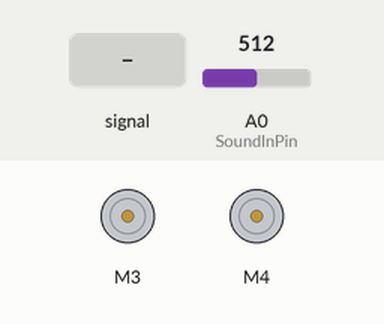
Recording of a sketch running on a simulated Arduino Uno, built with avr-gcc and run on an emulated ATmega328P. Shown: 2 × DC motor (green arrow = forward, orange = backward, longer = faster). The test bench sets the inputs (shaded band); at power-on: A0 (SoundInPin) = 512.

Above: at 1.2 s.
1.3 s: A0 (SoundInPin) fed a 200 Hz sine of ±81 counts around its level
At 1.83 s:
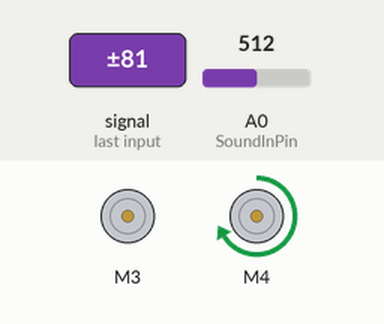
4.3 s: A0 (SoundInPin) set to 306
At 5.5 s:
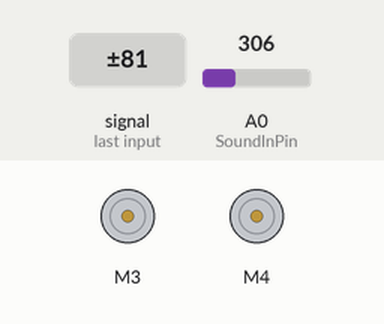
5.8 s: A0 (SoundInPin) set to 513
7.3 s: A0 (SoundInPin) set to 525
At 7.81 s:
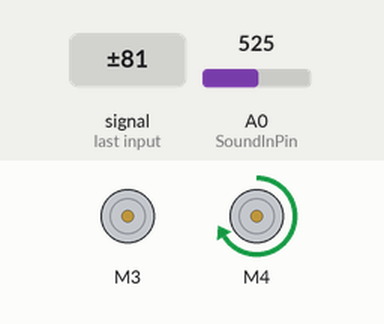
10.3 s: A0 (SoundInPin) set to 511
At 11.5 s:
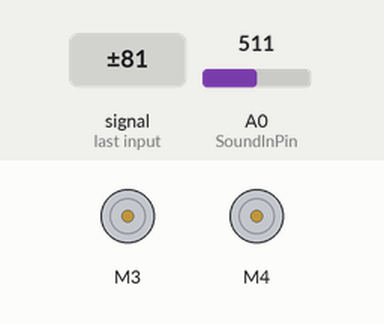
Timing chart, 0 to 12.8 s (numbered marks = the images above; inputs shaded):
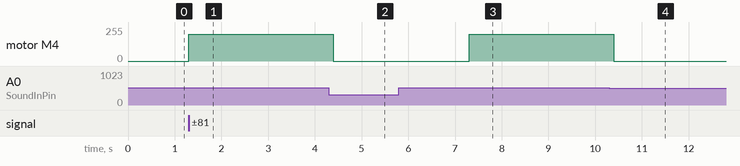

Measured:
- the behaviour switches between 524 and 525 on A0 (SoundInPin) (found by bisection; images 2 and 3)
- after the input at 1.3 s, motor M4: stopped → forward 200/255 at once
- after the input at 4.3 s, motor M4: forward 200/255 → stopped after 0.09 s
- after the input at 5.8 s, every drawn part: stays the same
- after the input at 7.3 s, motor M4: stopped → forward 200/255 at once
- after the input at 10.3 s, motor M4: forward 200/255 → stopped after 0.10 s

The sketch:

main.ino
```cpp
/*
    Billy Bass in Motion
    Author: Michael Czigler
    Version: 1.0
*/


#include <Wire.h>
#include <Adafruit_MotorShield.h>
#include "utility/Adafruit_MS_PWMServoDriver.h"

Adafruit_MotorShield AFMS = Adafruit_MotorShield();
Adafruit_DCMotor *mouth_motor = AFMS.getMotor(3);
Adafruit_DCMotor *tail_motor = AFMS.getMotor(4);

int SoundInPin = A0;

void setup() {
    Serial.begin(9600);
    AFMS.begin();

    mouth_motor->setSpeed(0);
    mouth_motor->run(FORWARD);  // turn on motor
    mouth_motor->run(RELEASE);  // release motor
    tail_motor->setSpeed(0);
    tail_motor->run(FORWARD);   // turn on motor
    tail_motor->run(RELEASE);   // release motor

    pinMode(SoundInPin, INPUT); // set audio pin mode
}

void loop() {
    uint8_t i;
    int sensorValue = analogRead(SoundInPin);
    //sensorValue = map(sensorValue,0,512,0,180);
    sensorValue = map(sensorValue,500,800,0,180);
    //Serial.println(sensorValue); // serial monitor, comment out
    if (sensorValue > 14) {
        delay(1);
        tail_motor->setSpeed(200);
        delay(1);
        tail_motor->run(FORWARD);
        delay(100);
    }

    if (sensorValue > 17) {
        delay(1);
        mouth_motor->run(FORWARD);
        delay(1);
        for (i=140; i<245; i++) {
            mouth_motor->setSpeed(i);
        }

        mouth_motor->run(RELEASE);
    }
    if (sensorValue > 14) {
        tail_motor->run(RELEASE);
        delay(1);
    }

}
```
